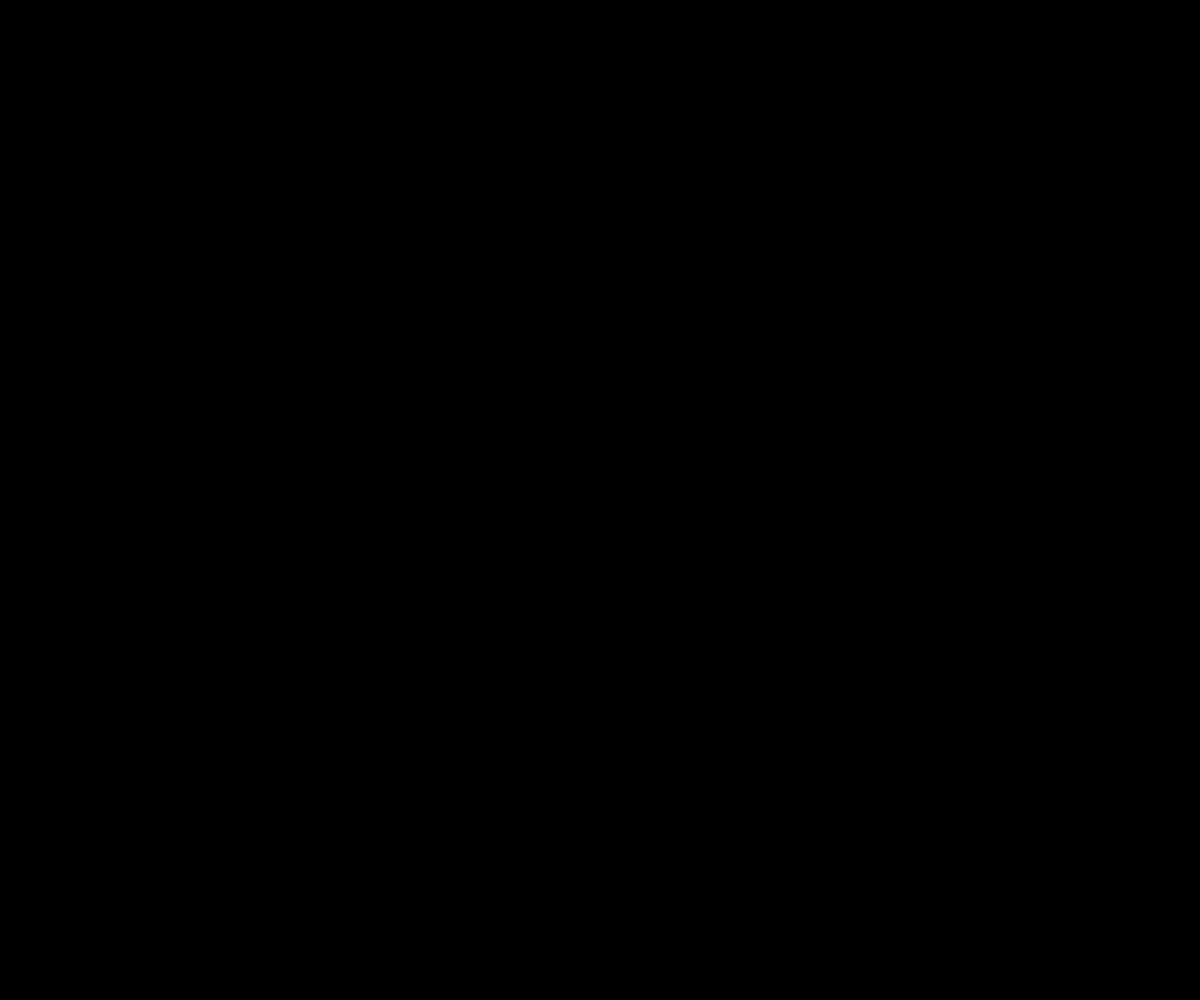
Frame 1 (no input)
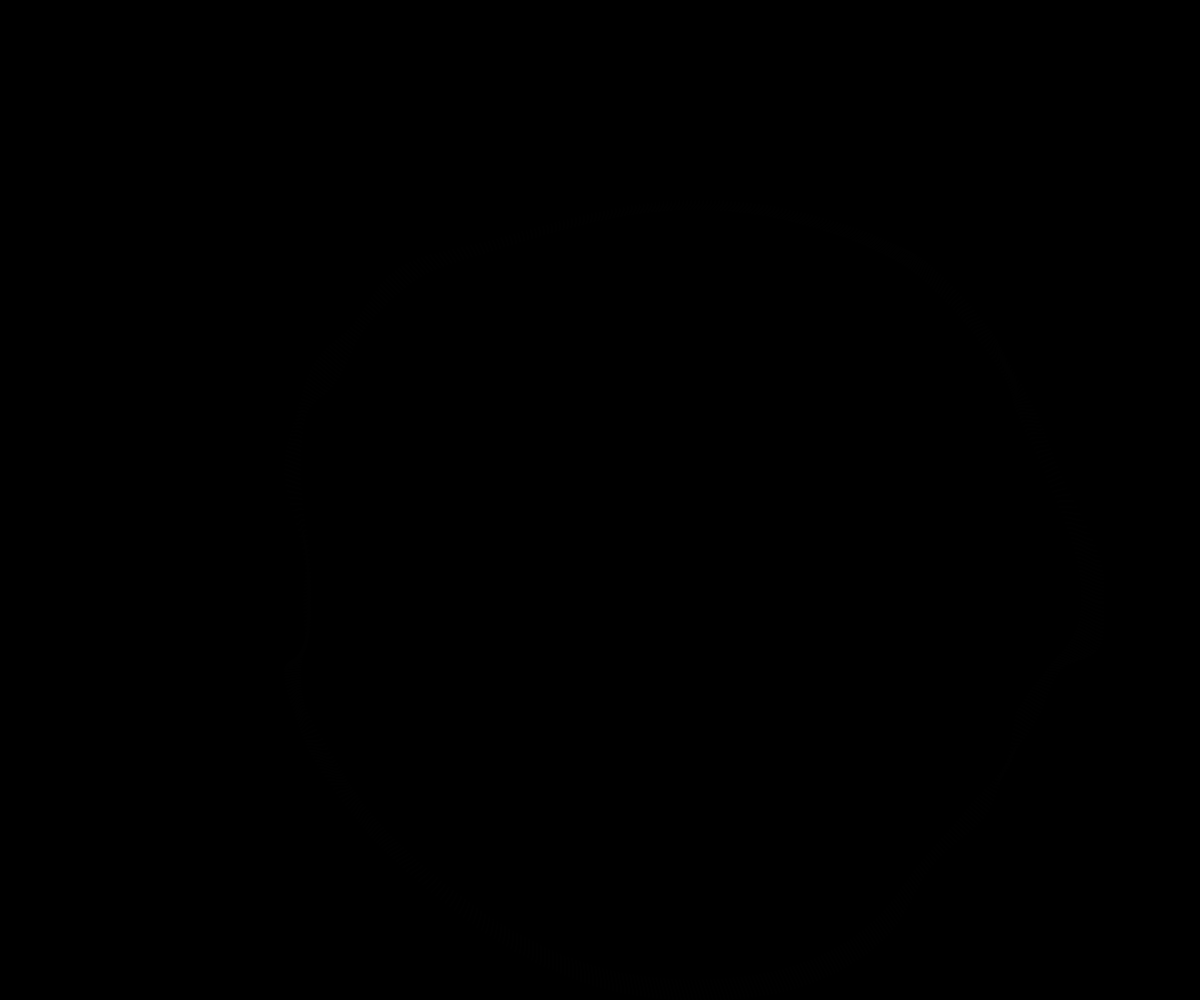
Frame 60 (no input)
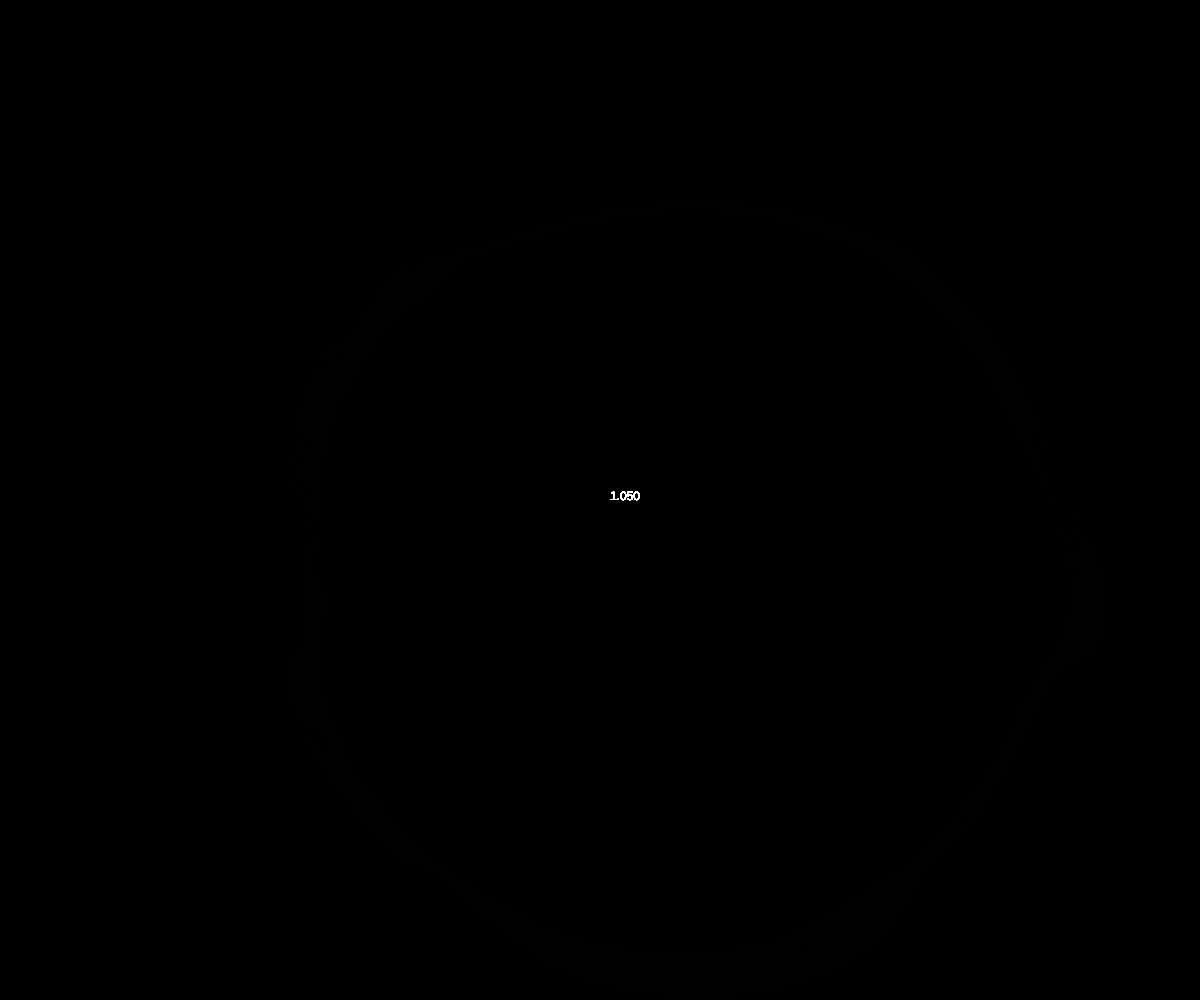
Frame 120 (the mouse pressed at the canvas centre since frame 60)

The p5.js sketch that drew these frames (run headless with seeded random() and noise() and a simulated clock; from frame 60 on, the mouse is pressed at the canvas centre):

// p5.js sketch
// ── sketch.js
var p=[];
var m;
function windowResized(){
  resizeCanvas(windowWidth, windowHeight);
  background(0);
}
function setup() {
  createCanvas(windowWidth, windowHeight);
background(0);
var rTwo=180;
for (var c=0; c<4; c++){
for (var i=0; i<TWO_PI; i+=0.01){
var r=400;
p.push(new Ball(i,r,rTwo));
rTwo-=20;
}
}
background(0);
}

function draw() {
    // background(0);
m=map(mouseX,0,width,0.1,2);
if (mouseIsPressed){
  fill(255);
  noStroke();
  text(nf(m,1,3),mouseX+10,mouseY);
}
for (var ball of p){
ball.update();
ball.display();
}
//noLoop();
}

function Ball(a,r){

this.r=r;
this.a=a;
this.x=width/2+this.r*cos(this.a);
this.y=height/2+this.r*sin(this.a);
this.xSub=width/2+this.r*cos(this.a);
this.ySub=height/2+this.r*sin(this.a);

var r=255;
var g=255;
var b=255;
var re=1;
this.display= function(){
beginShape(POINTS);
stroke(r,g,b,1);
noFill();
strokeWeight(3);
// curveVertex(this.xSub,this.ySub);
curveVertex(this.x,this.y);
endShape();
}

this.update= function(){
this.r-=map(noise(frameCount),0,1,0.01,0.5)*re;
var n=map(noise(cos(frameCount*0.0001),sin(this.a),this.r*0.01),-1,1,-200,200);
this.x=width/2+this.r*cos(this.a)+n;
this.y=height/2+this.r*sin(this.a)+n;
if (this.r<50){
re*=-1;
// this.r=400;
g-=50;
r-=30;
if (r<0){
  noStroke();
  fill(255);
  text("Done!!",width-100,height-10);
  noLoop();
}else if(g<0){
  g=0;
}
}else if(this.r>400){
  re*=-1;
}
}
}
